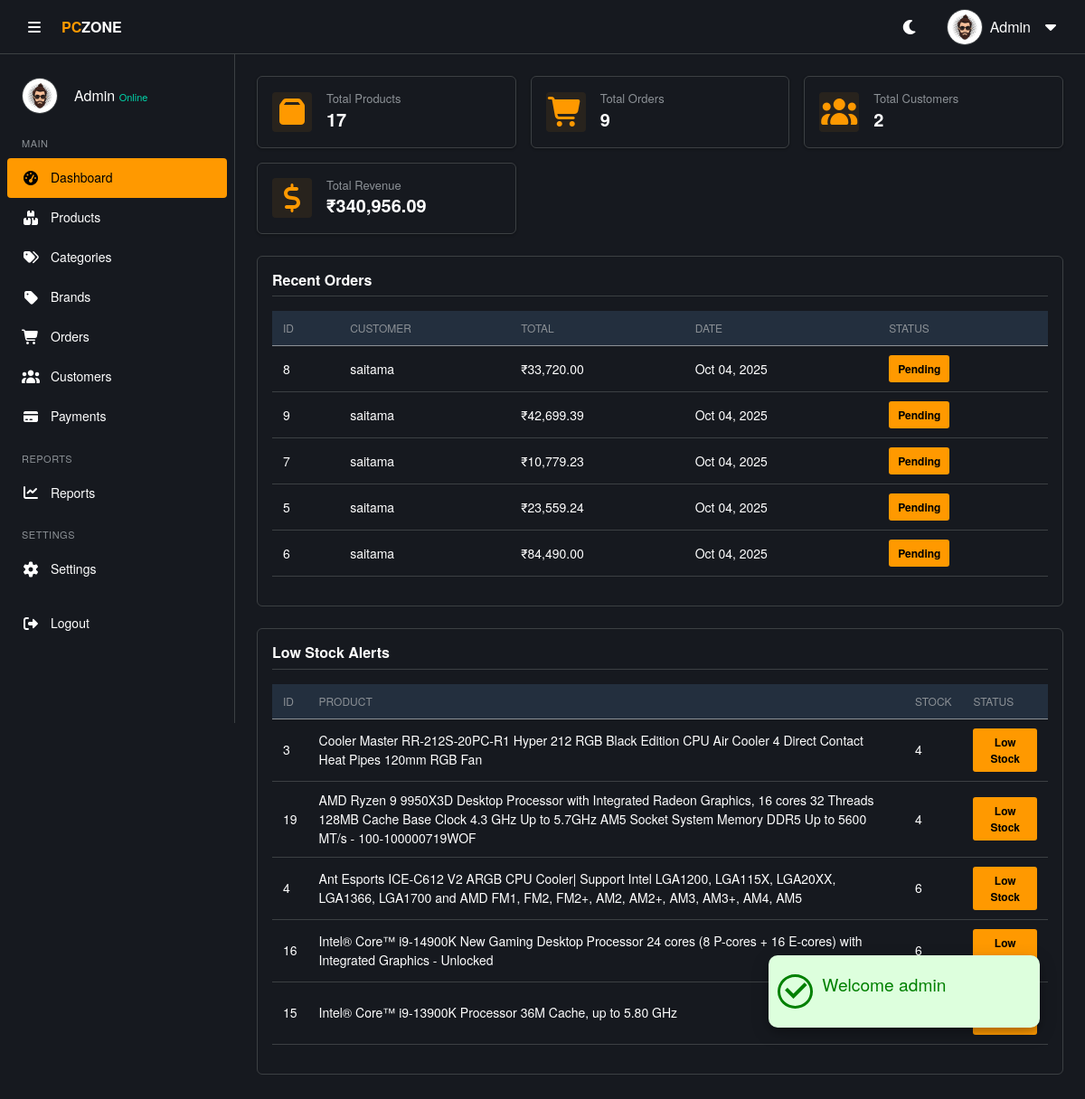
/admin/index.php (signed in), run on the app's committed database.
### tables this page shows
CREATE TABLE IF NOT EXISTS `orders` (
  `order_id` int NOT NULL AUTO_INCREMENT,
  `user_id` int NOT NULL,
  `product_id` int NOT NULL,
  `quantity` int NOT NULL DEFAULT '1',
  `unit_price` decimal(10,2) NOT NULL,
  `discount` decimal(6,2) DEFAULT '0.00',
  `total_price` decimal(10,2) NOT NULL,
  `created_at` datetime DEFAULT CURRENT_TIMESTAMP,
  `updated_at` datetime DEFAULT CURRENT_TIMESTAMP ON UPDATE CURRENT_TIMESTAMP,
  PRIMARY KEY (`order_id`),
  KEY `user_id` (`user_id`),
  KEY `product_id` (`product_id`)
);

CREATE TABLE IF NOT EXISTS `users` (
  `user_id` int NOT NULL AUTO_INCREMENT,
  `username` varchar(150) DEFAULT NULL,
  `email` varchar(100) NOT NULL,
  `password` varchar(255) NOT NULL,
  `date_of_birth` date DEFAULT NULL,
  `gender` enum('Male','Female','Other') DEFAULT NULL,
  `phone` varchar(20) DEFAULT NULL,
  `email_verified` tinyint(1) DEFAULT '0',
  `role` enum('admin','user') NOT NULL DEFAULT 'user',
  `status` enum('active','inactive') DEFAULT 'active',
  `last_login` datetime DEFAULT NULL,
  `created_at` timestamp NULL DEFAULT CURRENT_TIMESTAMP,
  `updated_at` timestamp NULL DEFAULT CURRENT_TIMESTAMP ON UPDATE CURRENT_TIMESTAMP,
  PRIMARY KEY (`user_id`),
  UNIQUE KEY `email` (`email`)
);

CREATE TABLE IF NOT EXISTS `payments` (
  `payment_id` int NOT NULL AUTO_INCREMENT,
  `order_id` int NOT NULL,
  `payment_method` enum('cash_on_delivery','credit_card','debit_card','upi') NOT NULL,
  `amount` decimal(10,2) NOT NULL,
  `currency` varchar(10) DEFAULT 'INR',
  `payment_status` enum('Pending','Paid','Failed','Refunded') DEFAULT 'Pending',
  `created_at` datetime DEFAULT CURRENT_TIMESTAMP,
  PRIMARY KEY (`payment_id`),
  KEY `order_id` (`order_id`)
);

CREATE TABLE IF NOT EXISTS `products` (
  `product_id` int NOT NULL AUTO_INCREMENT,
  `product_name` varchar(250) NOT NULL,
  `sku` varchar(50) DEFAULT NULL,
  `slug` varchar(250) DEFAULT NULL,
  `description` text,
  `price` decimal(10,2) NOT NULL,
  `discount` decimal(6,2) DEFAULT '0.00',
  `stock` int DEFAULT '0',
  `weight` decimal(6,2) DEFAULT NULL,
  `rating` float DEFAULT '0',
  `brand_id` int DEFAULT NULL,
  `category_id` int DEFAULT NULL,
  `main_image` varchar(255) NOT NULL,
  `image_1` varchar(255) DEFAULT NULL,
  `image_2` varchar(255) DEFAULT NULL,
  `image_3` varchar(255) DEFAULT NULL,
  `platform` enum('intel','amd','both','none') NOT NULL DEFAULT 'none',
  `is_featured` tinyint(1) DEFAULT '0',
  `is_active` tinyint(1) DEFAULT '1',
  `created_at` timestamp NULL DEFAULT CURRENT_TIMESTAMP,
  `updated_at` timestamp NULL DEFAULT CURRENT_TIMESTAMP ON UPDATE CURRENT_TIMESTAMP,
  PRIMARY KEY (`product_id`),
  UNIQUE KEY `sku` (`sku`),
  UNIQUE KEY `slug` (`slug`),
  KEY `category_id` (`category_id`),
  KEY `brand_id` (`brand_id`)
);

### includes/functions.php (called while the page is built, shortened)
<?php
function e($v)
{
  return htmlspecialchars($v ?? '');
}
function formatPrice($amount)
{
  return '₹' . number_format($amount, 2);
}

### admin/index.php (the view, shortened to what this page needs)
<?php
require('../includes/functions.php');
function getCount($conn, $table, $condition = '')
{
  $sql = "SELECT COUNT(*) AS total FROM `$table`" . ($condition ? " WHERE $condition" : "");
  $res = mysqli_query($conn, $sql);
  $row = mysqli_fetch_assoc($res);
  return (int)($row['total'] ?? 0);
}
function getTotalRevenue($conn)
{
  $sql = "SELECT COALESCE(SUM(total_price),0) AS total FROM orders";
  $res = mysqli_query($conn, $sql);
  $row = mysqli_fetch_assoc($res);
  return (float)($row['total'] ?? 0.0);
}
$totalProducts  = getCount($conn, 'products');
$totalOrders    = getCount($conn, 'orders');
$totalCustomers = getCount($conn, 'users', "role = 'user' AND status = 'active'");
$totalRevenue   = getTotalRevenue($conn);
?>
<!DOCTYPE html>
<html lang="en">
<head>
  <?php require('./includes/header-link.php') ?>
  <link rel="stylesheet" href="./assets/css/dashboard.css">
</head>
<body>
  <?php require('./includes/alert.php');
  include './includes/header.php';
  include './includes/sidebar.php'; ?>
  <main class="main-content">
    <div class="content-wrapper">
      <div class="dashboard-cards mb-4 d-grid">
        <div class="card d-flex align-items-center p-3">
          <i class="fas fa-box fa-2x"></i>
          <div class="ms-3">
            <h3 class="h6 mb-0">Total Products</h3>
            <p class="mb-0 fs-5"><?= (int)$totalProducts ?></p>
          </div>
        </div>
        <div class="card d-flex align-items-center p-3">
          <i class="fas fa-shopping-cart fa-2x"></i>
          <div class="ms-3">
            <h3 class="h6 mb-0">Total Orders</h3>
            <p class="mb-0 fs-5"><?= (int)$totalOrders ?></p>
          </div>
        </div>
        <div class="card d-flex align-items-center p-3">
          <i class="fas fa-users fa-2x"></i>
          <div class="ms-3">
            <h3 class="h6 mb-0">Total Customers</h3>
            <p class="mb-0 fs-5"><?= (int)$totalCustomers ?></p>
          </div>
        </div>
        <div class="card d-flex align-items-center p-3">
          <i class="fas fa-dollar-sign fa-2x"></i>
          <div class="ms-3">
            <h3 class="h6 mb-0">Total Revenue</h3>
            <p class="mb-0 fs-5"><?= e(formatPrice($totalRevenue)) ?></p>
          </div>
        </div>
      </div>
      <section class="dashboard-section mb-4">
        <h2>Recent Orders</h2>
        <div class="table-box mt-2">
          <table class="data-table table table-sm table-hover align-middle">
            <thead>
              <tr>
                <th>ID</th>
                <th>Customer</th>
                <th>Total</th>
                <th>Date</th>
                <th>Status</th>
              </tr>
            </thead>
            <tbody>
              <?php
              $sql = "SELECT o.order_id, u.username AS customer_name, o.total_price, o.created_at AS order_date, p.payment_status
                      FROM orders o
                      LEFT JOIN users u ON o.user_id = u.user_id
                      LEFT JOIN payments p ON p.order_id = o.order_id
                      ORDER BY o.created_at DESC
                      LIMIT 5";
              if ($res = mysqli_query($conn, $sql)) {
                if (mysqli_num_rows($res) > 0) {
                  while ($order = mysqli_fetch_assoc($res)) {
                    $rawStatus = $order['payment_status'] ?? null;
                    $status = $rawStatus ? $rawStatus : '-';
                    $statusClass = 'status-' . strtolower(preg_replace('/\s+/', '-', $status));
                    $statusLabel = e(ucfirst(strtolower($status)));
                    $custName = e($order['customer_name'] ?? 'Guest');
                    $orderId  = (int)$order['order_id'];
                    $totalFmt = e(formatPrice((float)$order['total_price']));
                    $dateFmt  = $order['order_date'] ? date('M d, Y', strtotime($order['order_date'])) : '-';
                    echo "<tr>
                            <td>{$orderId}</td>
                            <td>{$custName}</td>
                            <td>{$totalFmt}</td>
                            <td>{$dateFmt}</td>
                            <td><span class='{$statusClass}'>{$statusLabel}</span></td>
                          </tr>";
                  }
                } else {
                  echo "<tr><td colspan='5'>No recent orders found.</td></tr>";
                }
              } else {
                echo "<tr><td colspan='5'>Unable to fetch recent orders.</td></tr>";
              }
              ?>
            </tbody>
          </table>
        </div>
      </section>
      <section class="dashboard-section mb-4">
        <h2>Low Stock Alerts</h2>
        <div class="table-box mt-2">
          <table class="data-table table table-sm table-hover align-middle">
            <thead>
              <tr>
                <th>ID</th>
                <th>Product</th>
                <th>Stock</th>
                <th>Status</th>
              </tr>
            </thead>
            <tbody>
              <?php
              $sql2 = "SELECT product_id, product_name, stock FROM products WHERE stock < 10 ORDER BY stock ASC LIMIT 5";
              if ($res2 = mysqli_query($conn, $sql2)) {
                if (mysqli_num_rows($res2) > 0) {
                  while ($product = mysqli_fetch_assoc($res2)) {
                    $pid = (int)$product['product_id'];
                    $pname = e($product['product_name']);
                    $stock = (int)$product['stock'];
                    $statusClass = $stock === 0 ? 'out-of-stock' : 'low-stock';
                    $statusText = $stock === 0 ? 'Out of Stock' : 'Low Stock';
                    echo "<tr>
                            <td>{$pid}</td>
                            <td>{$pname}</td>
                            <td>{$stock}</td>
                            <td><span class='stock-badge {$statusClass}'>" . e($statusText) . "</span></td>
                          </tr>";
                  }
                } else {
                  echo "<tr><td colspan='4'>All products sufficiently stocked.</td></tr>";
                }
              } else {
                echo "<tr><td colspan='4'>Unable to fetch stock data.</td></tr>";
              }
              ?>
            </tbody>
          </table>
        </div>
      </section>
    </div>
  </main>
</body>
</html>

### admin/assets/css/style.css (style rules this page uses)
* { margin: 0; padding: 0; box-sizing: border-box; }
body { font-family: "Amazon Ember", "Helvetica Neue", Roboto, Arial, sans-serif; font-size: 16px; line-height: 1.5; background-color: var(--bg-body); color: var(--text-color); transition: background-color 0.3s, color 0.3s; }
:root { --bg-body: #16191f; --bg-section: #16191f; --bg-card: #16191f; --bg-input: #0d1117; --text-color: #ffffff; --text-muted: #8c9196; --border-color: #3c4043; --primary: #ff9900; --primary-hover: #ffad33; --primary-text: #000000; --hover-bg: #2a3139; --table-header: #232f3e; --scroll-track: #16191f; --success: #00d4aa; --danger: #d13212; --warning: #ff9900; --success-bg: rgba(0, 212, 170, 0.1); --danger-bg: rgba(209, 50, 18, 0.1); --warning-bg: rgba(255, 153, 0, 0.1); --transition: all 0.3s ease; }
.main-content { margin-left: 260px; padding: 24px; padding-top: 84px; transition: margin-left 0.3s, width 0.3s; background-color: var(--bg-body); min-height: 100vh; }
.data-table, .product-table { width: 100%; border-collapse: collapse; font-size: 14px; color: var(--text-color); }
.data-table { width: 100%; border-collapse: collapse; font-size: 14px; }
.data-table th, .data-table td { padding: 12px 15px; text-align: left; border-bottom: 1px solid var(--border-color); color: var(--text-color); vertical-align: middle; }
.data-table th { background-color: var(--table-header); color: var(--text-muted); font-weight: 600; font-size: 12px; text-transform: uppercase; }
.popup > .icon > i { font-size: 2rem; border-radius: 50%; margin: 0 10px; font-weight: 700; }
.popup-success > .icon > i { background-color: #ddffdd; color: green; border: 3px solid green; border-radius: 50%; }

### admin/assets/css/dashboard.css (style rules this page uses)
.dashboard-cards { grid-template-columns: repeat(auto-fit, minmax(220px, 1fr)); gap: 1rem; }
.dashboard-cards .card { background-color: var(--bg-card); border: 1px solid var(--border-color); border-radius: 6px; box-shadow: 0 1px 3px rgba(0, 0, 0, 0.3); transition: border-color 0.18s; flex-direction: row; }
.dashboard-cards .card i { color: var(--primary); background-color: rgba(255, 153, 0, 0.08); border-radius: 4px; min-width: 44px; min-height: 44px; display: inline-flex; align-items: center; justify-content: center; }
.dashboard-cards .card h3 { font-size: 13px; color: var(--text-muted); font-weight: 400; }
.dashboard-cards .card p { font-weight: 600; color: var(--text-color); }
.dashboard-section { background-color: var(--bg-section); border: 1px solid var(--border-color); padding: 16px; border-radius: 6px; }
.dashboard-section h2 { margin-bottom: 16px; font-size: 16px; font-weight: 600; padding-bottom: 8px; border-bottom: 1px solid var(--border-color); }
.table-box { overflow-x: auto; }
.data-table { width: 100%; border-collapse: collapse; font-size: 14px; }
.data-table th, .data-table td { padding: 10px 12px; text-align: left; border-bottom: 1px solid var(--border-color); color: var(--text-color); vertical-align: middle; }
.data-table th { background-color: var(--table-header); color: var(--text-muted); font-weight: 500; font-size: 12px; text-transform: uppercase; }
.stock-badge, .status-pending, .status-completed, .status-cancelled { display: inline-block; padding: 6px 10px; border-radius: 3px; font-size: 12px; font-weight: 600; text-align: center; min-width: 64px; }
.stock-badge.low-stock, .status-pending { background-color: var(--primary); color: #000; }

### data on the page
orders: order_id "8", user.username "saitama", total_price "₹33,720.00", created_at "Oct 04, 2025", payments.payment_status "Pending"
orders: order_id "9", user.username "saitama", total_price "₹42,699.39", created_at "Oct 04, 2025", payments.payment_status "Pending"
orders: order_id "7", user.username "saitama", total_price "₹10,779.23", created_at "Oct 04, 2025", payments.payment_status "Pending"
orders: order_id "5", user.username "saitama", total_price "₹23,559.24", created_at "Oct 04, 2025", payments.payment_status "Pending"
orders: order_id "6", user.username "saitama", total_price "₹84,490.00", created_at "Oct 04, 2025", payments.payment_status "Pending"
products: product_id "3", product_name "Cooler Master RR-212S-20PC-R1 Hyper 212 RGB Black Edition CPU Air Cooler 4 Direct Contact Heat Pipes 120mm RGB Fan", stock "4", stock "Low Stock"
products: product_id "19", product_name "AMD Ryzen 9 9950X3D Desktop Processor with Integrated Radeon Graphics, 16 cores 32 Threads 128MB Cache Base Clock 4.3 GHz Up to 5.7GHz AM5 Socket System Memory DDR5 Up to 5600 MT/s - 100-100000719WOF", stock "4", stock "Low Stock"
products: product_id "4", product_name "Ant Esports ICE-C612 V2 ARGB CPU Cooler| Support Intel LGA1200, LGA115X, LGA20XX, LGA1366, LGA1700 and AMD FM1, FM2, FM2+, AM2, AM2+, AM3, AM3+, AM4, AM5", stock "6", stock "Low Stock"
products: product_id "16", product_name "Intel® Core™ i9-14900K New Gaming Desktop Processor 24 cores (8 P-cores + 16 E-cores) with Integrated Graphics - Unlocked", stock "6", stock "Low…"
products: product_id "15", product_name "Intel® Core™ i9-13900K Processor 36M Cache, up to 5.80 GHz"

### other printed values
$_SESSION['message']['title'] "Welcome admin"
$userName "Admin"
$_SESSION['full_name'] "Admin"
$totalProducts "17"
$totalOrders "9"
$totalCustomers "2"
formatPrice($totalRevenue) "₹340,956.09"
